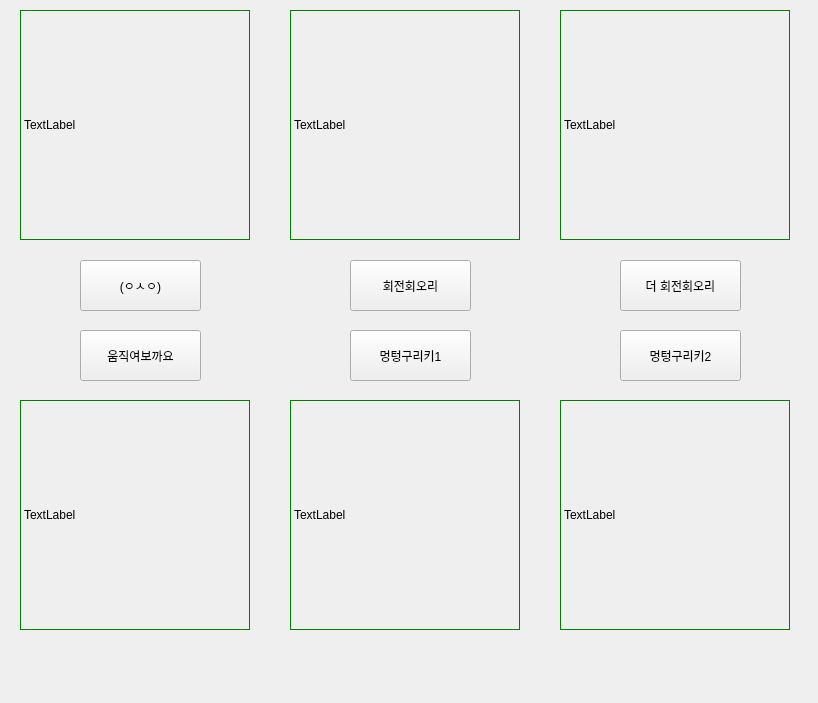
<?xml version="1.0" encoding="UTF-8"?>
<ui version="4.0">
 <class>Form</class>
 <widget class="QWidget" name="Form">
  <property name="geometry">
   <rect>
    <x>0</x>
    <y>0</y>
    <width>818</width>
    <height>703</height>
   </rect>
  </property>
  <property name="windowTitle">
   <string>Form</string>
  </property>
  <widget class="QLabel" name="Cam01">
   <property name="geometry">
    <rect>
     <x>20</x>
     <y>10</y>
     <width>230</width>
     <height>230</height>
    </rect>
   </property>
   <property name="styleSheet">
    <string notr="true">border:1px solid green</string>
   </property>
   <property name="text">
    <string>TextLabel</string>
   </property>
  </widget>
  <widget class="QLabel" name="Cam02">
   <property name="geometry">
    <rect>
     <x>290</x>
     <y>10</y>
     <width>230</width>
     <height>230</height>
    </rect>
   </property>
   <property name="styleSheet">
    <string notr="true">border:1px solid green</string>
   </property>
   <property name="text">
    <string>TextLabel</string>
   </property>
  </widget>
  <widget class="QLabel" name="Cam03">
   <property name="geometry">
    <rect>
     <x>560</x>
     <y>10</y>
     <width>230</width>
     <height>230</height>
    </rect>
   </property>
   <property name="styleSheet">
    <string notr="true">border:1px solid green</string>
   </property>
   <property name="text">
    <string>TextLabel</string>
   </property>
  </widget>
  <widget class="QLabel" name="Cam04">
   <property name="geometry">
    <rect>
     <x>20</x>
     <y>400</y>
     <width>230</width>
     <height>230</height>
    </rect>
   </property>
   <property name="styleSheet">
    <string notr="true">border:1px solid green</string>
   </property>
   <property name="text">
    <string>TextLabel</string>
   </property>
  </widget>
  <widget class="QLabel" name="Cam05">
   <property name="geometry">
    <rect>
     <x>290</x>
     <y>400</y>
     <width>230</width>
     <height>230</height>
    </rect>
   </property>
   <property name="styleSheet">
    <string notr="true">border:1px solid green</string>
   </property>
   <property name="text">
    <string>TextLabel</string>
   </property>
  </widget>
  <widget class="QLabel" name="Cam06">
   <property name="geometry">
    <rect>
     <x>560</x>
     <y>400</y>
     <width>230</width>
     <height>230</height>
    </rect>
   </property>
   <property name="styleSheet">
    <string notr="true">border:1px solid green</string>
   </property>
   <property name="text">
    <string>TextLabel</string>
   </property>
  </widget>
  <widget class="QPushButton" name="pushButton">
   <property name="geometry">
    <rect>
     <x>80</x>
     <y>260</y>
     <width>121</width>
     <height>51</height>
    </rect>
   </property>
   <property name="text">
    <string>(ㅇㅅㅇ)</string>
   </property>
  </widget>
  <widget class="QPushButton" name="pushButton_2">
   <property name="geometry">
    <rect>
     <x>350</x>
     <y>260</y>
     <width>121</width>
     <height>51</height>
    </rect>
   </property>
   <property name="text">
    <string>회전회오리</string>
   </property>
  </widget>
  <widget class="QPushButton" name="pushButton_3">
   <property name="geometry">
    <rect>
     <x>620</x>
     <y>260</y>
     <width>121</width>
     <height>51</height>
    </rect>
   </property>
   <property name="text">
    <string>더 회전회오리</string>
   </property>
  </widget>
  <widget class="QPushButton" name="pushButton_4">
   <property name="geometry">
    <rect>
     <x>620</x>
     <y>330</y>
     <width>121</width>
     <height>51</height>
    </rect>
   </property>
   <property name="text">
    <string>멍텅구리키2</string>
   </property>
  </widget>
  <widget class="QPushButton" name="pushButton_5">
   <property name="geometry">
    <rect>
     <x>350</x>
     <y>330</y>
     <width>121</width>
     <height>51</height>
    </rect>
   </property>
   <property name="text">
    <string>멍텅구리키1</string>
   </property>
  </widget>
  <widget class="QPushButton" name="pushButton_6">
   <property name="geometry">
    <rect>
     <x>80</x>
     <y>330</y>
     <width>121</width>
     <height>51</height>
    </rect>
   </property>
   <property name="text">
    <string>움직여보까요</string>
   </property>
  </widget>
 </widget>
 <resources/>
 <connections>
  <connection>
   <sender>pushButton_2</sender>
   <signal>clicked()</signal>
   <receiver>Form</receiver>
   <slot>Rotation01()</slot>
   <hints>
    <hint type="sourcelabel">
     <x>391</x>
     <y>272</y>
    </hint>
    <hint type="destinationlabel">
     <x>329</x>
     <y>272</y>
    </hint>
   </hints>
  </connection>
 </connections>
 <slots>
  <slot>Rotation01()</slot>
 </slots>
</ui>
